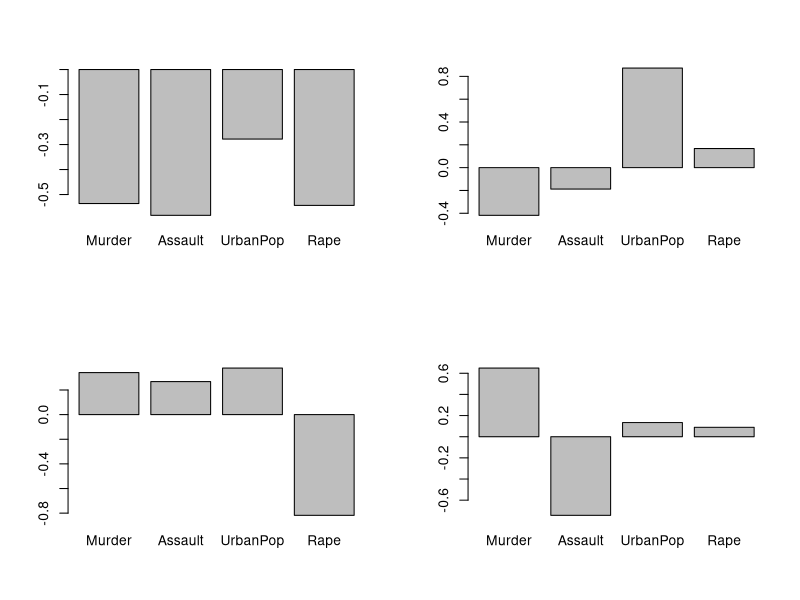
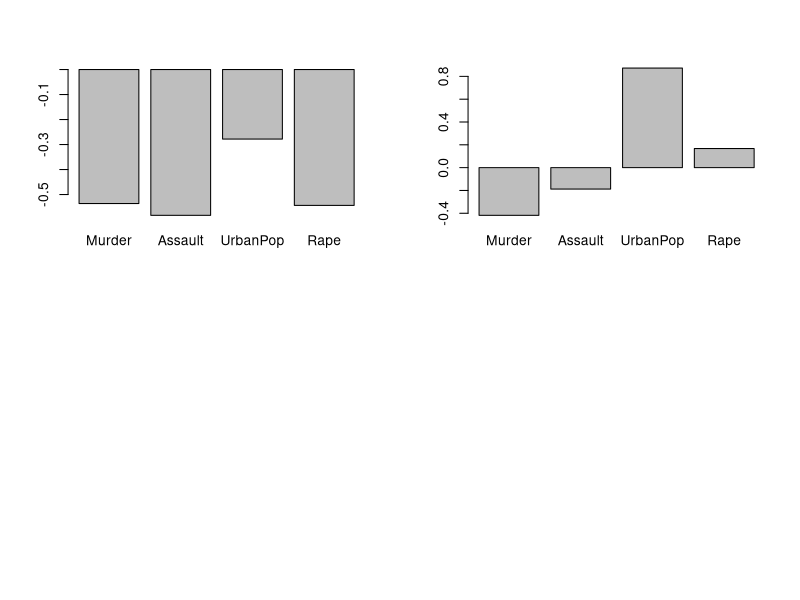
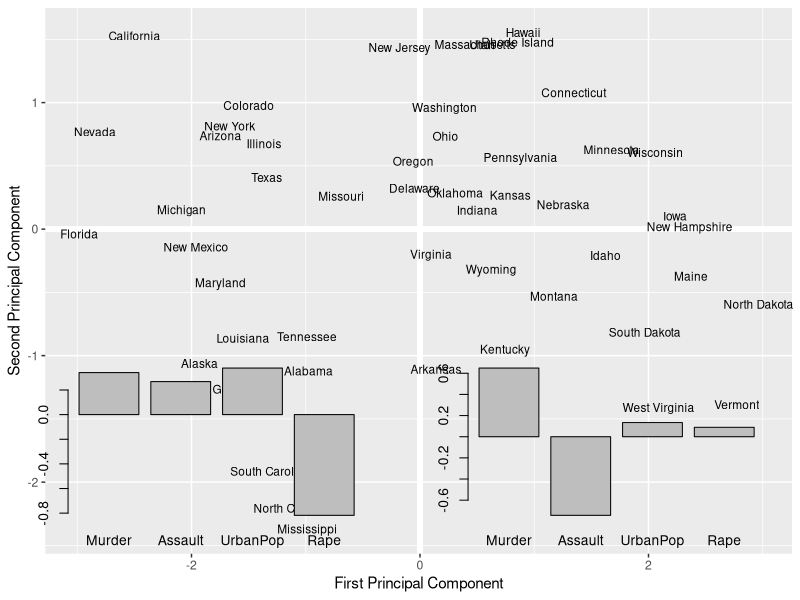
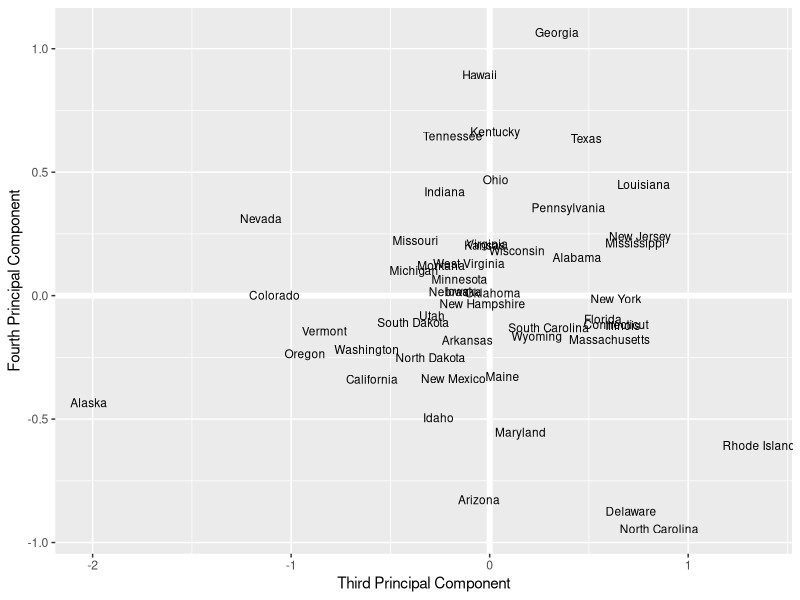
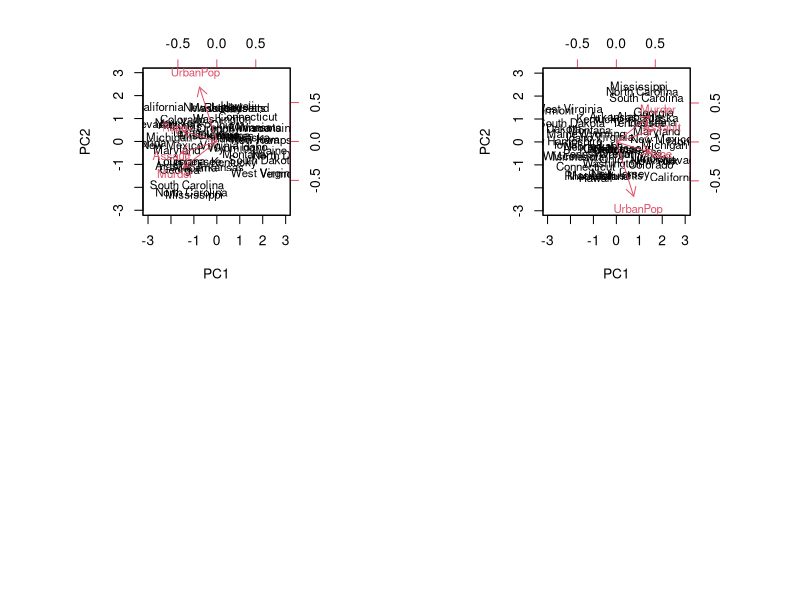
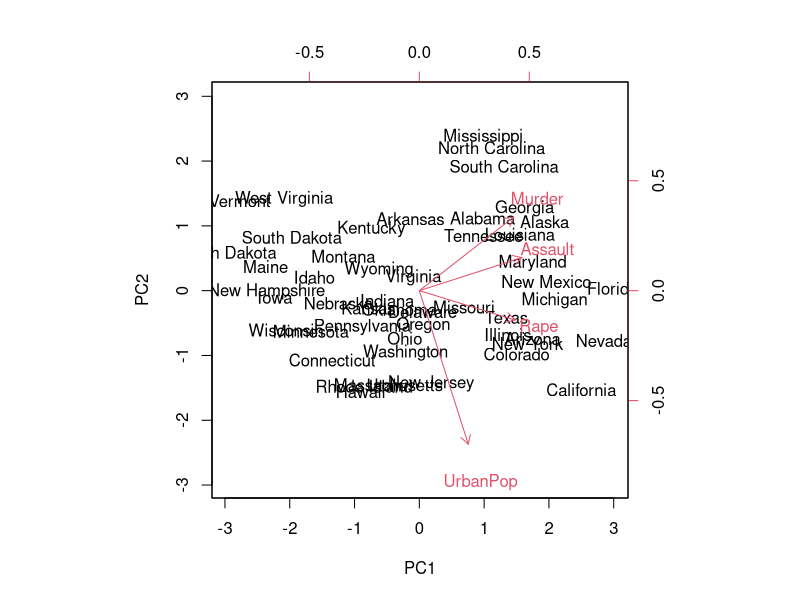

Recreate these plots in R, in order.
## ---- chunk 1
knitr::opts_chunk$set(echo = TRUE)
## ---- chunk 2
data(USArrests)
head(USArrests)

## ---- chunk 3
scArrests=apply(USArrests,2,scale)
mean(scArrests)
sd(scArrests)
head(scArrests)
## ---- chunk 4

z2=prcomp(USArrests,scale=TRUE)
summary(z2)
## ---- chunk 5
require(ggplot2)

State<-rownames(USArrests)
PC1=z2$x[,1]
PC2=z2$x[,2]
PC3=z2$x[,3]
PC4=z2$x[,4]
myScores=data.frame(PC1=PC1,PC2=PC2,PC3=PC3,PC4=PC4)

#quartz()
#windows()


## ---- chunk 6
print(z2$rotation)
## ---- chunk 7
par(mfrow=c(2,2))
barplot(z2$rotation[,1])
barplot(z2$rotation[,2])
barplot(z2$rotation[,3])
barplot(z2$rotation[,4])


## ---- chunk 8

barplot(z2$rotation[,1])
barplot(z2$rotation[,2])

## ---- chunk 9

p<-ggplot(myScores, aes(PC1,PC2)) + 
  modelr::geom_ref_line(h = 0) +
  modelr::geom_ref_line(v = 0) +
   geom_text(aes(label = State), size = 3) +
  xlab("First Principal Component") + 
  ylab("Second Principal Component") 

print(p)

## ---- chunk 10

barplot(z2$rotation[,3])
barplot(z2$rotation[,4])


## ---- chunk 11
p<-ggplot(myScores, aes(PC3,PC4)) + 
  modelr::geom_ref_line(h = 0) +
  modelr::geom_ref_line(v = 0) +
   geom_text(aes(label = State), size = 3) +
  xlab("Third Principal Component") + 
  ylab("Fourth Principal Component") 

print(p)

## ---- chunk 12

pr.out=prcomp(USArrests,scale=TRUE)
pr.out$rotation


## ---- chunk 13

biplot(pr.out, scale=0)


## ---- chunk 14

pr.out$rotation=-pr.out$rotation
pr.out$x=-pr.out$x
plot1 <- biplot(pr.out,scale=0)
plot1



## ---- chunk 15
# 1. Open jpeg file
jpeg("biplot_PCA_USArrests.jpg", width = 900, height = 900)
# 2. Create the plot
biplot(pr.out,scale=0)
# 3. Close the file
dev.off()

